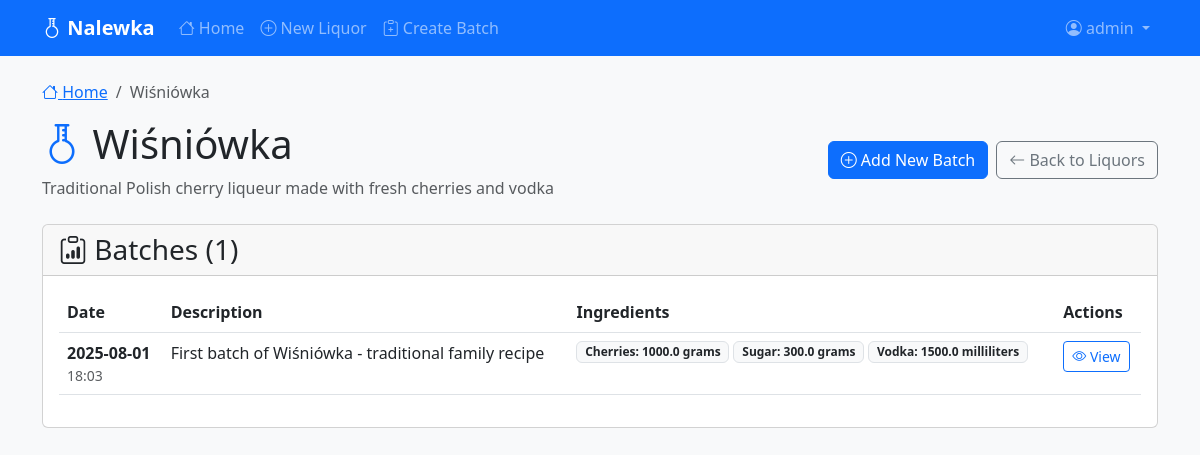
The page /liquor/1/batches (signed in) on the database as committed earlier.
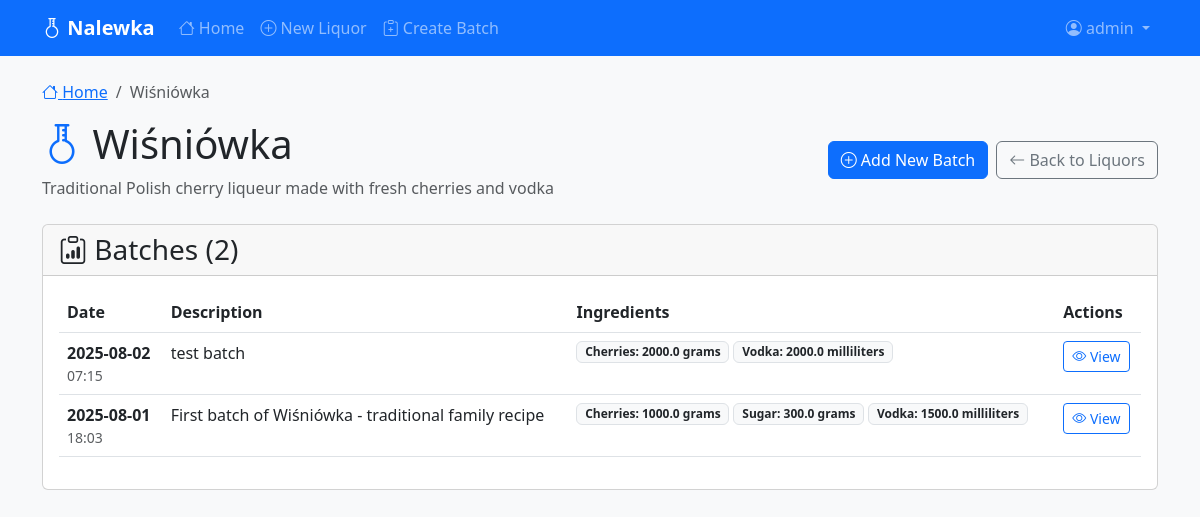
The same page on the database as committed later.
### app/models.py (models this page shows, shortened)
class User(UserMixin, db.Model):
    id: so.Mapped[int] = so.mapped_column(primary_key=True)
    username: so.Mapped[str] = so.mapped_column(sa.String(64), index=True,
                                                unique=True)
    email: so.Mapped[str] = so.mapped_column(sa.String(120), index=True,
                                             unique=True)
    password_hash: so.Mapped[Optional[str]] = so.mapped_column(sa.String(256))
    liquors: so.Mapped[list['Liquor']] = so.relationship(back_populates='author')

class Liquor(db.Model):
    id: so.Mapped[int] = so.mapped_column(primary_key=True)
    name: so.Mapped[str] = so.mapped_column(sa.String(128), index=True)
    created: so.Mapped[datetime] = so.mapped_column(index=True, default=lambda: datetime.now(timezone.utc))
    description: so.Mapped[Optional[str]] = so.mapped_column(sa.Text())
    user_id: so.Mapped[int] = so.mapped_column(sa.ForeignKey(User.id), index=True)
    author: so.Mapped[User] = so.relationship(back_populates='liquors')
    batches: so.Mapped[list['Batch']] = so.relationship(back_populates='liquor', cascade='all, delete-orphan')

class Batch(db.Model):
    id: so.Mapped[int] = so.mapped_column(primary_key=True)
    date: so.Mapped[datetime] = so.mapped_column(index=True, default=lambda: datetime.now(timezone.utc))
    description: so.Mapped[str] = so.mapped_column(sa.Text())
    liquor_id: so.Mapped[int] = so.mapped_column(sa.ForeignKey(Liquor.id), index=True)
    liquor: so.Mapped[Liquor] = so.relationship(back_populates='batches')
    formulas: so.Mapped[list['BatchFormula']] = so.relationship(back_populates='batch', cascade='all, delete-orphan')

class BatchFormula(db.Model):
    id: so.Mapped[int] = so.mapped_column(primary_key=True)
    batch_id: so.Mapped[int] = so.mapped_column(sa.ForeignKey(Batch.id), index=True)
    ingredient_id: so.Mapped[int] = so.mapped_column(sa.ForeignKey(Ingredient.id), index=True)
    quantity: so.Mapped[float] = so.mapped_column(sa.Float())
    unit: so.Mapped[str] = so.mapped_column(sa.String(20))
    batch: so.Mapped[Batch] = so.relationship(back_populates='formulas')
    ingredient: so.Mapped[Ingredient] = so.relationship(back_populates='batch_formulas')

class Ingredient(db.Model):
    id: so.Mapped[int] = so.mapped_column(primary_key=True)
    name: so.Mapped[str] = so.mapped_column(sa.String(128), index=True, unique=True)
    description: so.Mapped[str] = so.mapped_column(sa.Text())
    batch_formulas: so.Mapped[list['BatchFormula']] = so.relationship(back_populates='ingredient')

### app/routes.py (the view)
@app.route('/liquor/<int:liquor_id>/batches')
@login_required
def liquor_batches(liquor_id):
    liquor = Liquor.query.filter_by(id=liquor_id, user_id=current_user.id).first_or_404()
    batches = Batch.query.filter_by(liquor_id=liquor_id).order_by(Batch.date.desc()).all()
    return render_template('liquor_batches.html', liquor=liquor, batches=batches)

### app/models.py (called while the page is built)
@login.user_loader
def load_user(id):
    return db.session.get(User, int(id))

### app/templates/liquor_batches.html (shortened to what this page needs)
{% extends "base.html" %}
{% block content %}
<nav aria-label="breadcrumb" class="mb-3">
    <ol class="breadcrumb">
        <li class="breadcrumb-item"><a href="{{ url_for('index') }}"><i class="bi bi-house"></i> Home</a></li>
        <li class="breadcrumb-item active" aria-current="page">{{ liquor.name }}</li>
    </ol>
</nav>
<div class="row">
    <div class="col-12">
        <div class="d-flex justify-content-between align-items-center mb-4">
            <div>
                <h1><i class="bi bi-flask-florence text-primary"></i> {{ liquor.name }}</h1>
                <p class="text-muted mb-0">{{ liquor.description or 'No description available' }}</p>
            </div>
            <div class="d-flex gap-2">
                <a href="{{ url_for('batch_formula') }}?liquor={{ liquor.id }}" class="btn btn-primary">
                    <i class="bi bi-plus-circle"></i> Add New Batch
                </a>
                <a href="{{ url_for('index') }}" class="btn btn-outline-secondary">
                    <i class="bi bi-arrow-left"></i> Back to Liquors
                </a>
            </div>
        </div>
    </div>
</div>
<div class="row">
    <div class="col-12">
        <div class="card">
            <div class="card-header">
                <h3 class="mb-0"><i class="bi bi-clipboard-data"></i> Batches ({{ batches|length }})</h3>
            </div>
            <div class="card-body">
                {% if batches %}
                    <div class="table-responsive">
                        <table class="table table-hover">
                            <thead>
                                <tr>
                                    <th>Date</th>
                                    <th>Description</th>
                                    <th>Ingredients</th>
                                    <th>Actions</th>
                                </tr>
                            </thead>
                            <tbody>
                                {% for batch in batches %}
                                    <tr>
                                        <td>
                                            <div class="d-flex flex-column">
                                                <strong>{{ batch.date.strftime('%Y-%m-%d') }}</strong>
                                                <small class="text-muted">{{ batch.date.strftime('%H:%M') }}</small>
                                            </div>
                                        </td>
                                        <td>
                                            <div class="fw-medium">{{ batch.description }}</div>
                                        </td>
                                        <td>
                                            {% if batch.formulas %}
                                                <div class="d-flex flex-wrap gap-1">
                                                    {% for formula in batch.formulas %}
                                                        <span class="badge bg-light text-dark border">
                                                            {{ formula.ingredient.name }}: {{ formula.quantity }} {{ formula.unit }}
                                                        </span>
                                                    {% endfor %}
                                                </div>
                                            {% else %}
                                                <span class="text-muted">No ingredients</span>
                                            {% endif %}
                                        </td>
                                        <td>
                                            <div class="btn-group btn-group-sm" role="group">
                                                <button type="button" class="btn btn-outline-primary"
                                                        data-bs-toggle="modal"
                                                        data-bs-target="#batchModal{{ batch.id }}">
                                                    <i class="bi bi-eye"></i> View
                                                </button>
                                            </div>
                                        </td>
                                    </tr>
                                {% endfor %}
                            </tbody>
                        </table>
                    </div>
                {% endif %}
            </div>
        </div>
    </div>
</div>
{% endblock %}

### app/templates/base.html (shortened to what this page needs)
<!DOCTYPE html>
<html lang="en">
<head>
    <link href="https://cdn.jsdelivr.net/npm/bootstrap@5.3.0/dist/css/bootstrap.min.css" rel="stylesheet">
    <link rel="stylesheet" href="https://cdn.jsdelivr.net/npm/bootstrap-icons@1.13.1/font/bootstrap-icons.min.css">
</head>
<body>
    <nav class="navbar navbar-expand-lg navbar-dark bg-primary">
        <div class="container">
            <a class="navbar-brand" href="{{ url_for('index') }}">
              <i class="bi bi-flask-florence"></i> Nalewka
            </a>
            <div class="collapse navbar-collapse" id="navbarNav">
                <ul class="navbar-nav me-auto">
                    <li class="nav-item">
                        <a class="nav-link" href="{{ url_for('index') }}">
                            <i class="bi bi-house"></i> Home
                        </a>
                    </li>
                    {% if current_user.is_authenticated %}
                        <li class="nav-item">
                            <a class="nav-link" href="{{ url_for('create_liquor') }}">
                                <i class="bi bi-plus-circle"></i> New Liquor
                            </a>
                        </li>
                        <li class="nav-item">
                            <a class="nav-link" href="{{ url_for('batch_formula') }}">
                                <i class="bi bi-clipboard-plus"></i> Create Batch
                            </a>
                        </li>
                    {% endif %}
                </ul>
                <ul class="navbar-nav">
                    {% if current_user.is_authenticated %}
                        <li class="nav-item dropdown">
                            <a class="nav-link dropdown-toggle" href="#" role="button" data-bs-toggle="dropdown">
                                <i class="bi bi-person-circle"></i> {{ current_user.username }}
                            </a>
                        </li>
                    {% endif %}
                </ul>
            </div>
        </div>
    </nav>
    <main class="container mt-4">
        {% block content %}{% endblock %}
    </main>
</body>
</html>

### app/templates/base.html (style rules this page uses)
body { background-color: #f8f9fa; }
.navbar-brand { font-weight: bold; }

Rows that differ between the two databases and show on the page:
added Batch: date "2025-08-02", date "07:15", description "test batch"
added BatchFormula: ingredient.name "Cherries", quantity "2000.0", unit "grams", shown under "2025-08-02"
added BatchFormula: ingredient.name "Vodka", quantity "2000.0", unit "milliliters", shown under "2025-08-02"
Other text that changed with them:
{{ batches|length }}: "1" → "2"
